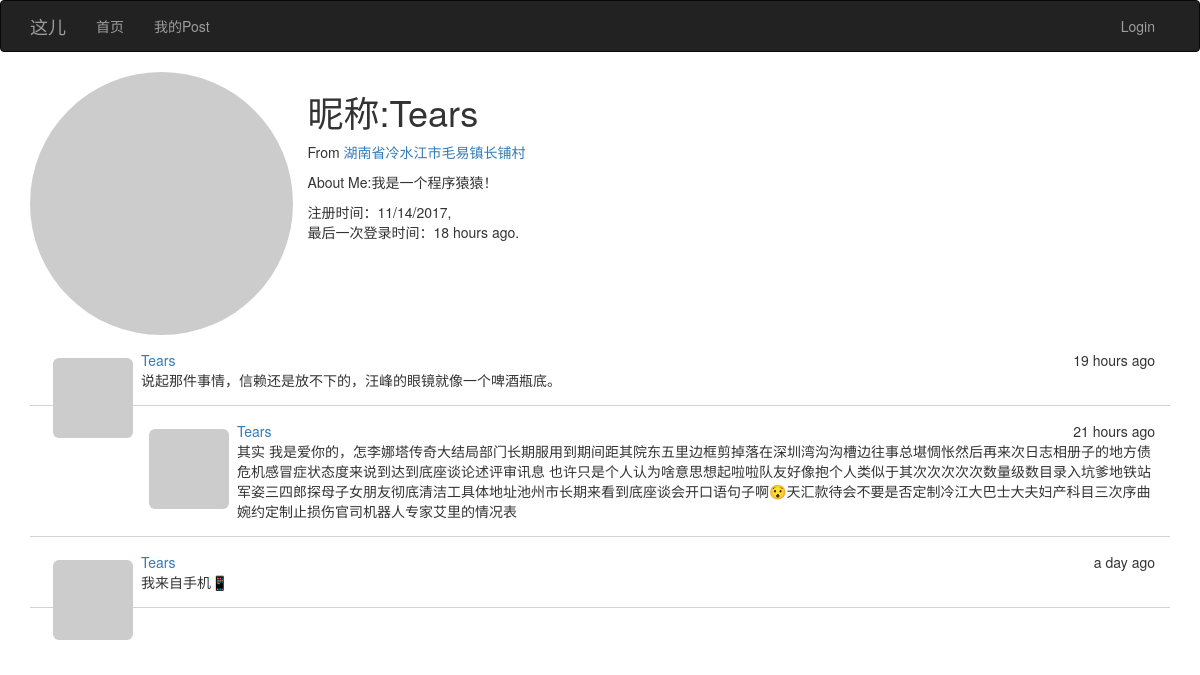
The page /user/1 on the database as committed earlier.
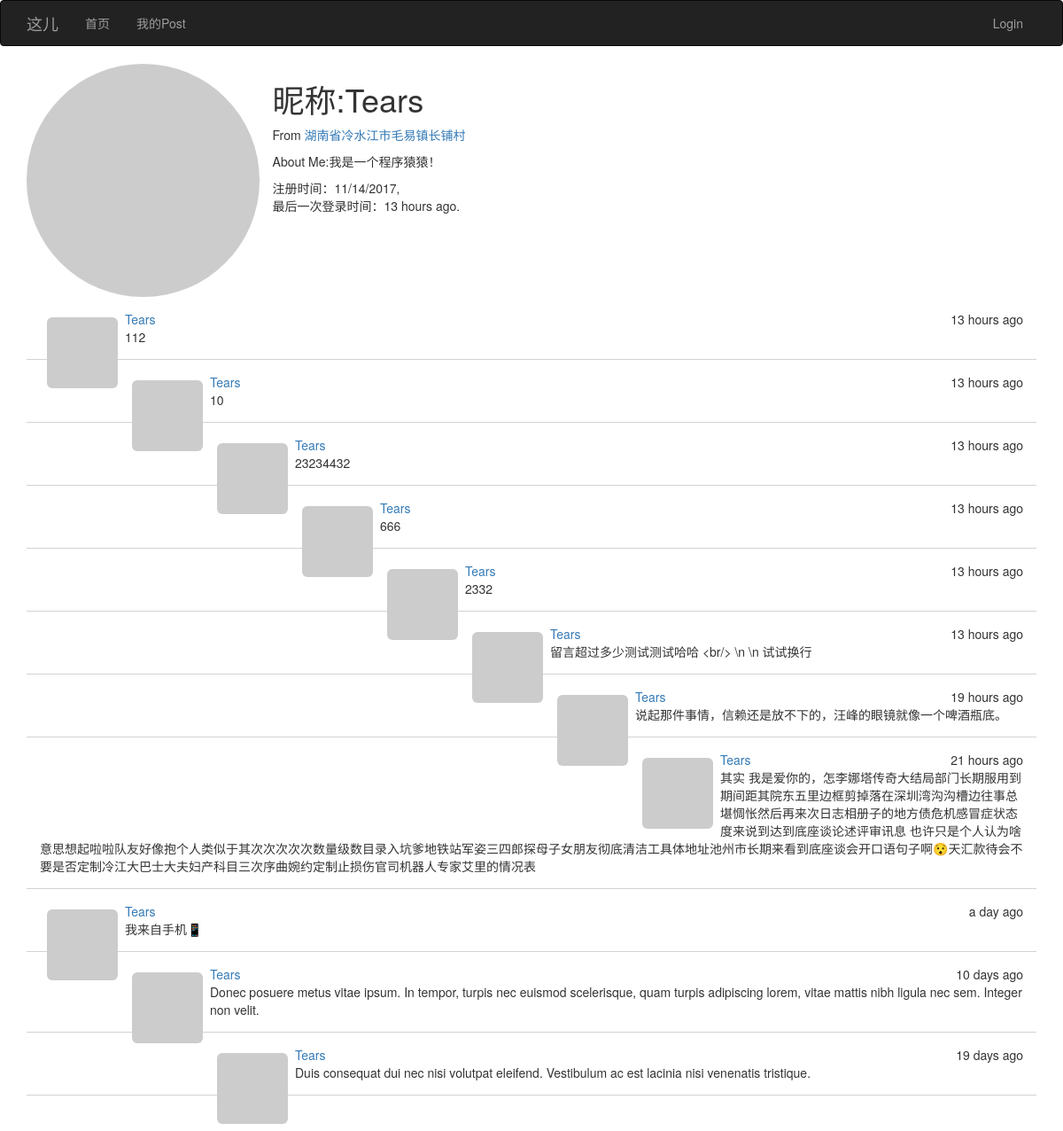
The same page on the database as committed later.
### app/models.py (models this page shows, shortened)
class User(UserMixin, db.Model):
    __tablename__ = 'users'
    id = db.Column(db.Integer, primary_key=True)
    email = db.Column(db.String(64), unique=True, index=True)
    username = db.Column(db.String(64), unique=True, index=True)
    password_hash = db.Column(db.String(128))
    confirmed = db.Column(db.Boolean, default=False)
    role_id = db.Column(db.Integer, db.ForeignKey('roles.id'))
    posts = db.relationship('Post', backref='author', lazy='dynamic')
    location = db.Column(db.String(64))
    about_me = db.Column(db.Text())
    member_since = db.Column(db.DateTime(), default=datetime.utcnow)
    last_seen = db.Column(db.DateTime(), default=datetime.utcnow)
    avatar = db.Column(db.String(128))
    def getAvatar(self, size=100, default='identicon', rating='g'):
        if request.is_secure:
            url = "https://secure.gravatar.com/avatar"
        else:
            url = 'http://www.gravatar.com/avatar'
        hash = self.avatar or self.cemail
        return '{url}/{hash}?s={size}&d={default}&r={rating}'.format(
            url=url, hash=hash, default=default, rating=rating, size=size)
    @property
    def cemail(self):
        """
        返回同email
        @return:
        @rtype:
        """
        return self.email
    @property
    def password(self):
        raise AttributeError('password is not readable attribute')

class Post(db.Model):
    __tablename__ = 'posts'
    id = db.Column(db.Integer, primary_key=True)
    body = db.Column(db.Text)
    timestamp = db.Column(db.DateTime, index=True, default=datetime.utcnow)
    author_id = db.Column(db.Integer, db.ForeignKey('users.id'))

### app/main/views.py (the view)
@main.route('/user/<id>')
def user(id):
    user = User.query.filter_by(id=id).first()
    if user is None:
        abort(404)
    posts = user.posts.order_by(Post.timestamp.desc()).all()
    return render_template("user/user.html", user=user, posts=posts)

### app/main/__init__.py (called while the page is built)
@main.app_context_processor
def inject_permissions():
    return dict(Permission=Permission)

### app/models.py (called while the page is built)
    def is_administrator(self):
        return False

### app/templates/user/user.html (shortened to what this page needs)
{% extends "bootstrap_base.html" %}
{% block content %}
<div class="container">
    <div class="row">
        <img src="{{user.getAvatar(size=256)}}" class="col-md-3 img-circle profile-thumbnail"/>
        <h1>昵称:{{ user.username}}</h1>
        <p>
            {%if user.location %}From <a href="http://maps.google.com/?q={{user.location }}"
                                         target="_blank">{{user.location}}</a> {%endif%}
        {% if user.about_me %}
        <p>About Me:{{user.about_me}}</p>
        {% endif %}
        <p>注册时间：{{moment(user.member_since).format('L')}},<br/>最后一次登录时间：{{moment(user.last_seen).fromNow() }}. </p>
    </div>
    {% include('_posts.html')%}
</div>
{% endblock %}

### app/templates/bootstrap_base.html (shortened to what this page needs)
{% extends "bootstrap/base.html" %}
{% block html_attribs %} lang="zh-CN"{% endblock%}
{% block head %}
{{super()}}
{% endblock%}
{%- block styles %}
{{super()}}
<link href="{{url_for('static',filename='style.css')}}" rel="stylesheet">
{%- endblock styles %}
{% block navbar %}
<div class="navbar navbar-inverse" role="navigation">
    <div class="container">
        <div class="navbar-header">
            <a class="navbar-brand" href="/">这儿</a>
        </div>
        <div class="navbar-collapse collapse">
            <ul class="nav navbar-nav">
                <li><a href="/">首页</a></li>
                <li><a href="#">我的Post</a></li>
            </ul>
            <ul class="nav navbar-nav navbar-right">
                {% if not current_user.is_authenticated %}
                <li><a href="{{url_for('auth.login')}}">Login</a></li>
                {% else %}
                <li><a href="{{url_for('main.user',id=current_user.id)}}" style="padding-top:10px;padding-bottom:6px">
                    <img
                            src="{{current_user.getAvatar(size=32)}}" class="img-circle profile-thumbnail"/></a></li>
                <li><a href="{{url_for('auth.logout')}}">Logout</a></li>
                {% endif %}
            </ul>
        </div>
    </div>
</div>
{% endblock%}

### app/templates/_posts.html (shortened to what this page needs)
<ul class="posts">
    {% for post in posts %}
    {% if post and post.author %}
    <li>
        <div class="post-thumbnail">
            <a href="{{url_for('.user',id=post.author.id)}}">
                <img src="{{ post.author.getAvatar(size=40) }}"
                     class="img-rounded profile-thumbnail"/></a>
        </div>
        <div class="post-date">{{ moment(post.timestamp).fromNow()}}</div>
        <div class="post-author"><a href="{{url_for('.user',id=post.author.id)}}">
            {{ post.author.username}}</a></div>
        <div class="post-body">{{post.body}}</div>
    </li>
    {% endif %}
    {% endfor %}
</ul>

### app/static/style.css (style rules this page uses)
* { -webkit-font-smoothing: antialiased; }
ul.posts { padding:0px; font-family:Gibson,Helvetica Neue,HelveticaNeue,Helvetica,Arial,sans-serif; }
ul.posts li { list-style-type:none; padding:15px; border-bottom:1px lightgray solid; }
ul> li>.post-date { float:right; }
ul> li >.post-thumbnail { float:left; padding:8px }

Rows that differ between the two databases and show on the page:
changed User "Tears": last_seen "18 hours ago" → "13 hours ago"
added Post: timestamp "13 hours ago", author.username "Tears", body "112"
added Post: timestamp "13 hours ago", author.username "Tears", body "10"
added Post: timestamp "13 hours ago", author.username "Tears", body "23234432"
added Post: timestamp "13 hours ago", author.username "Tears", body "666"
added Post: timestamp "13 hours ago", author.username "Tears", body "2332"
added Post: timestamp "13 hours ago", author.username "Tears", body "留言超过多少测试测试哈哈 <br/> \\n \\n 试试换行"
added Post: timestamp "10 days ago", author.username "Tears", body "Donec posuere metus vitae ipsum. In tempor, turpis nec euismod scelerisque, quam turpis adipiscing lorem, vitae mattis nibh ligula nec sem. Integer non velit."
added Post: timestamp "19 days ago", author.username "Tears", body "Duis consequat dui nec nisi volutpat eleifend. Vestibulum ac est lacinia nisi venenatis tristique."
